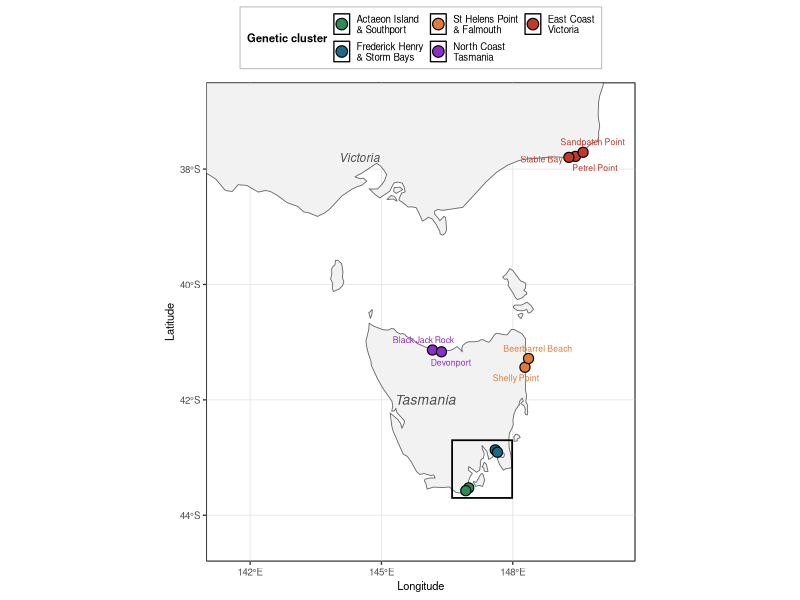
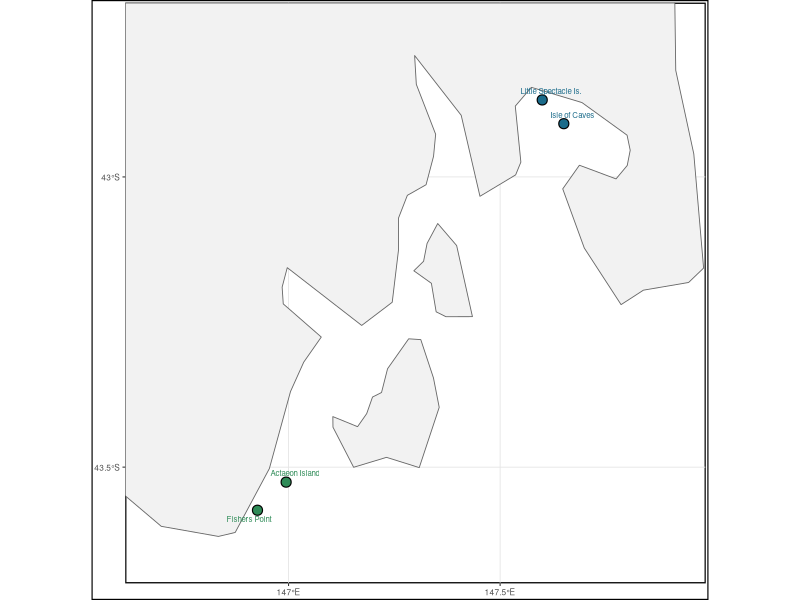
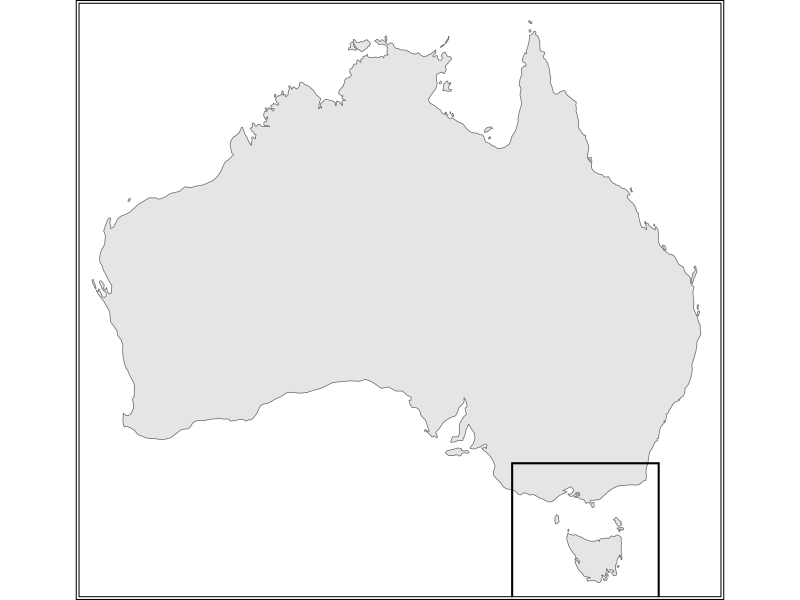

Here is the R script that generated these plots, in order: (Note: this script raises an error after producing the figures.)
## ---- chunk 1
knitr::opts_chunk$set(echo=TRUE, message=FALSE, warning=FALSE, fig.width=10, fig.height=7, dpi=150)
## ---- chunk 2
library(ggplot2)
library(sf)
library(rnaturalearth)
library(rnaturalearthdata)
library(ggrepel)
library(cowplot)
## ---- chunk 3
aus_states <- ne_countries(country = "Australia", scale = "medium",
                           returnclass = "sf")

# Cluster names as used throughout the thesis. The CSIRO project update uses
# different names for four of these five; see the note at the foot of this
# document for the mapping.
pop_colours <- c(
  "Actaeon Island\n& Southport"        = "#2e8b57",
  "Frederick Henry\n& Storm Bays"      = "#1a6b8a",
  "St Helens Point\n& Falmouth"        = "#e07b39",
  "North Coast\nTasmania"              = "#8b2fc9",
  "East Coast\nVictoria"               = "#c0392b"
)

# Fixed display order, south to north then mainland
pop_levels <- names(pop_colours)

# Publication-style base theme — B&W
base_theme <- theme_bw(base_size = 10) +
  theme(
    plot.title        = element_text(face = "bold", size = 10, colour = "black"),
    plot.subtitle     = element_text(size = 8, colour = "grey30"),
    plot.caption      = element_text(size = 7, colour = "grey50", hjust = 0),
    panel.background  = element_rect(fill = "white", colour = "black"),
    panel.grid.major  = element_line(colour = "grey90", linewidth = 0.3),
    panel.grid.minor  = element_blank(),
    plot.background   = element_rect(fill = "white", colour = NA),
    plot.margin       = margin(5, 5, 5, 5),
    legend.background = element_rect(fill = "white", colour = "grey70",
                                     linewidth = 0.3),
    legend.title      = element_text(size = 8, face = "bold"),
    legend.text       = element_text(size = 7),
    legend.key.size   = unit(0.4, "cm"),
    legend.position   = "top",
    legend.direction  = "horizontal",
    axis.title        = element_text(size = 8),
    axis.text         = element_text(size = 7)
  )
## ---- chunk 4
# Only the sites that contributed gametophytes to the crossing experiment.
# Six individuals per cluster, drawn from the site codes below.
#
#   Actaeon Island & Southport    ACT_4, ACT_5, ACT_17, FSH_3, FSH_7, FSH_16
#   Frederick Henry & Storm Bays  LSI_4, LSI_5, LSI_6, LSI_7, LSI_20, IOC_9
#   St Helens Point & Falmouth    SHL_4, SHL_5, SHL_17, BBB_13, BBB_14, BBB_17
#   North Coast Tasmania          ULV_2, ULV_3, ULV_15, DEV_10, DEV_11, DEV_16
#   East Coast Victoria           DIP_1, DIP_3, DIP_7, SDP_13, SDP_15, PHK_4

sites_all <- data.frame(
  site = c("ACT", "FSH",
           "LSI", "IOC",
           "SHL", "BBB",
           "ULV", "DEV",
           "DIP", "SDP", "PHK"),
  location = c(
    "Actaeon Island", "Fishers Point",
    "Little Spectacle Is.", "Isle of Caves",
    "Shelly Point", "Beerbarrel Beach",
    "Black Jack Rock", "Devonport",
    "Petrel Point", "Sandpatch Point", "Stable Bay"
  ),
  lon = c(
    146.9943, 146.9266,
    147.5995, 147.6505,
    148.2785, 148.3599,
    146.1649, 146.3702,
    149.4323, 149.6060, 149.2816
  ),
  lat = c(
    -43.5258, -43.5742,
    -42.8674, -42.9083,
    -41.4353, -41.2835,
    -41.1361, -41.1670,
    -37.7809, -37.7096, -37.7979
  ),
  population = c(
    rep("Actaeon Island\n& Southport", 2),
    rep("Frederick Henry\n& Storm Bays", 2),
    rep("St Helens Point\n& Falmouth", 2),
    rep("North Coast\nTasmania", 2),
    rep("East Coast\nVictoria", 3)
  ),
  n_individuals = c(3, 3, 5, 1, 3, 3, 3, 3, 3, 2, 1)
)
sites_all$population <- factor(sites_all$population, levels = pop_levels)

# individuals per cluster, as a check
aggregate(n_individuals ~ population, sites_all, sum)
## ---- chunk 5

# Inset box coordinates — SE Tasmania clusters.
# coord_sf holds equal ground distances, so a square panel needs the
# longitude span widened by 1/cos(latitude): at ~43.2 S that is a factor of
# about 1.37. Computed rather than hard-coded so it stays square if the
# extent is changed.
inset_ylim   <- c(-43.7, -42.7)
inset_centre <- mean(inset_ylim)
inset_ymid   <- mean(inset_ylim)
lat_span     <- diff(inset_ylim)
lon_span     <- lat_span / cos(inset_ymid * pi / 180)
inset_xmid   <- 147.30
inset_xlim   <- inset_xmid + c(-1, 1) * lon_span / 2

# Numeric graticule breaks. coord_sf passes these to sf::st_graticule(),
# which needs actual values, not a breaks function.
inset_xbreaks <- seq(ceiling(inset_xlim[1] * 2) / 2,
                     floor(inset_xlim[2] * 2) / 2, by = 0.5)
inset_ybreaks <- seq(ceiling(inset_ylim[1] * 2) / 2,
                     floor(inset_ylim[2] * 2) / 2, by = 0.5)

# Main map extent
xlim_main <- c(141.0, 150.8)
ylim_main <- c(-44.8, -36.5)

p_main <- ggplot() +
  geom_sf(data = aus_states,
          fill = "grey95", colour = "grey40", linewidth = 0.3) +
  coord_sf(xlim = xlim_main, ylim = ylim_main, expand = FALSE) +
  # Sites: filled if used in the crossing experiment, hollow if not
  geom_point(
    data  = sites_all,
    aes(x = lon, y = lat, fill = population),
    shape = 21, size = 3, stroke = 0.6, colour = "black"
  ) +
  # Labels for non-clustered sites only (SE TAS cluster is in the inset)
  geom_text_repel(
    data  = subset(sites_all, lat > -42.6),
    aes(x = lon, y = lat, label = location, colour = population),
    size          = 2.2,
    lineheight    = 0.85,
    box.padding   = unit(0.25, "lines"),
    point.padding = unit(0.25, "lines"),
    segment.size  = 0.3,
    max.overlaps  = 25,
    seed          = 42,
    show.legend   = FALSE
  ) +
  scale_fill_manual(values = pop_colours, name = "Genetic cluster") +
  scale_colour_manual(values = pop_colours) +
  # Inset box outline
  annotate("rect",
           xmin = inset_xlim[1], xmax = inset_xlim[2],
           ymin = inset_ylim[1], ymax = inset_ylim[2],
           fill = NA, colour = "black", linewidth = 0.6) +
  # State labels
  annotate("text", x = 146.0, y = -42.0, label = "Tasmania",
           fontface = "italic", colour = "grey30", size = 3.5) +
  annotate("text", x = 144.5, y = -37.8, label = "Victoria",
           fontface = "italic", colour = "grey30", size = 3.0) +
  annotate("text", x = 139.5, y = -36.8, label = "South Australia",
           fontface = "italic", colour = "grey30", size = 3.0) +
  scale_x_continuous(name = "Longitude",
                     breaks = seq(139, 151, 3),
                     labels = function(x) paste0(x, "\u00b0E")) +
  scale_y_continuous(name = "Latitude",
                     breaks = seq(-44, -37, 2),
                     labels = function(y) paste0(abs(y), "\u00b0S")) +
  base_theme +
  guides(fill   = guide_legend(override.aes = list(size = 3.5), nrow = 2),
         colour = "none")

p_main
## ---- chunk 6
# rendered square: extent is square and the chunk dimensions match

se_tas <- subset(sites_all, lat <= -42.6)

p_inset <- ggplot() +
  geom_sf(data = aus_states,
          fill = "grey95", colour = "grey40", linewidth = 0.3) +
  coord_sf(xlim = inset_xlim, ylim = inset_ylim, expand = FALSE) +
  geom_point(
    data  = se_tas,
    aes(x = lon, y = lat, fill = population),
    shape = 21, size = 3, stroke = 0.6, colour = "black"
  ) +
  geom_text_repel(
    data  = se_tas,
    aes(x = lon, y = lat, label = location, colour = population),
    size          = 2.0,
    lineheight    = 0.85,
    box.padding   = unit(0.2, "lines"),
    point.padding = unit(0.2, "lines"),
    segment.size  = 0.3,
    max.overlaps  = 30,
    seed          = 42,
    show.legend   = FALSE
  ) +
  scale_fill_manual(values = pop_colours) +
  scale_colour_manual(values = pop_colours) +
  scale_x_continuous(name = NULL,
                     breaks = inset_xbreaks,
                     labels = function(x) paste0(x, "\u00b0E")) +
  scale_y_continuous(name = NULL,
                     breaks = inset_ybreaks,
                     labels = function(y) paste0(abs(y), "\u00b0S")) +
  theme_bw(base_size = 8) +
  theme(
    panel.background = element_rect(fill = "white", colour = "black",
                                    linewidth = 0.8),
    panel.grid.major = element_line(colour = "grey90", linewidth = 0.3),
    panel.grid.minor = element_blank(),
    plot.background  = element_rect(fill = "white", colour = "black",
                                    linewidth = 0.8),
    axis.text        = element_text(size = 6),
    legend.position  = "none",
    plot.margin      = margin(2, 2, 2, 2)
  )

p_inset
## ---- chunk 7
# Whole-of-Australia locator so readers can place the study region globally.
# The box marks the main map extent (xlim_main, ylim_main), so the two stay
# in step if that extent is changed.

p_locator <- ggplot() +
  geom_sf(data = aus_states,
          fill = "grey90", colour = "grey40", linewidth = 0.25) +
  annotate("rect",
           xmin = xlim_main[1], xmax = xlim_main[2],
           ymin = ylim_main[1], ymax = ylim_main[2],
           fill = NA, colour = "black", linewidth = 0.7) +
  coord_sf(xlim = c(112, 155), ylim = c(-44.5, -9), expand = FALSE) +
  theme_void() +
  theme(
    panel.background = element_rect(fill = "white", colour = "black",
                                    linewidth = 0.7),
    plot.background  = element_rect(fill = "white", colour = "black",
                                    linewidth = 0.7),
    plot.margin      = margin(2, 2, 2, 2)
  )

p_locator
## ---- chunk 8
ggsave("kelp_map_publication.png",
       plot = combined, width = 10, height = 7, dpi = 300, bg = "white")

ggsave("kelp_map_main_only.png",
       plot = p_main, width = 10, height = 7, dpi = 300, bg = "white")

ggsave("kelp_map_inset_only.png",
       plot = p_inset, width = 4, height = 4, dpi = 300, bg = "white")

ggsave("kelp_map_locator_only.png",
       plot = p_locator, width = 3, height = 3, dpi = 300, bg = "white")
